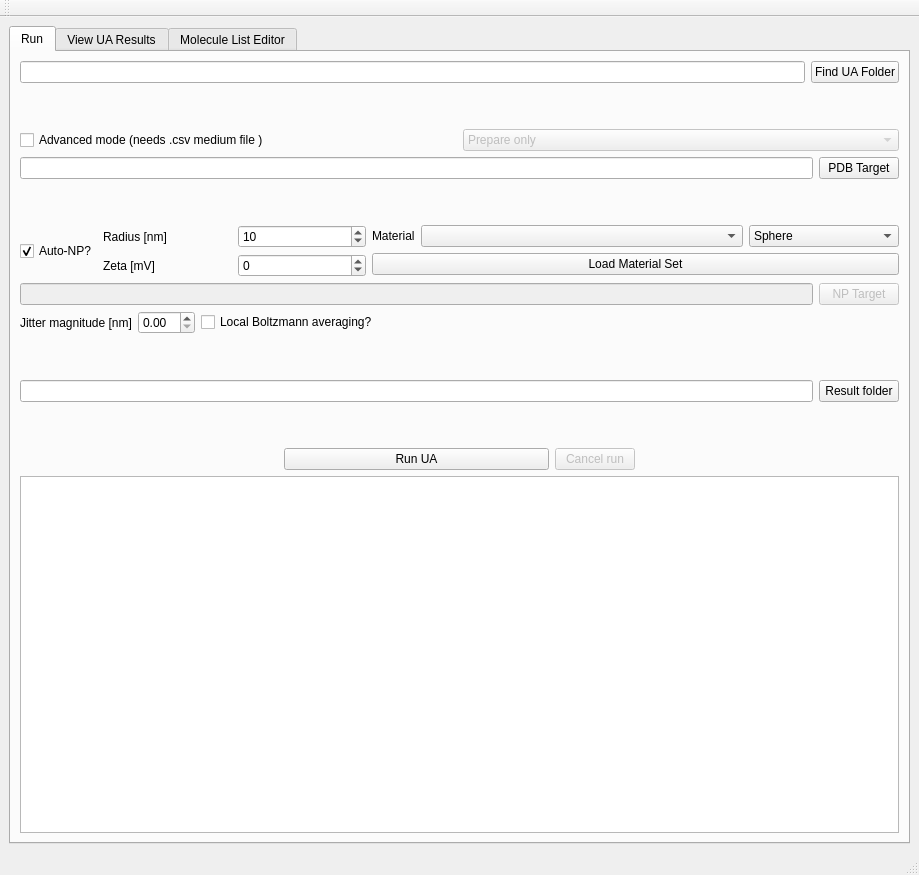
<?xml version="1.0" encoding="UTF-8"?>
<ui version="4.0">
 <class>MainWindow</class>
 <widget class="QMainWindow" name="MainWindow">
  <property name="geometry">
   <rect>
    <x>0</x>
    <y>0</y>
    <width>919</width>
    <height>875</height>
   </rect>
  </property>
  <property name="windowTitle">
   <string>UAQuickRun</string>
  </property>
  <widget class="QWidget" name="centralwidget">
   <layout class="QGridLayout" name="gridLayout_6">
    <item row="0" column="0">
     <layout class="QGridLayout" name="gridLayout">
      <item row="1" column="0">
       <widget class="QTabWidget" name="tabWidget">
        <property name="currentIndex">
         <number>0</number>
        </property>
        <widget class="QWidget" name="tab">
         <attribute name="title">
          <string>Run</string>
         </attribute>
         <layout class="QGridLayout" name="gridLayout_3">
          <item row="0" column="0">
           <layout class="QVBoxLayout" name="verticalLayout_2">
            <item>
             <layout class="QHBoxLayout" name="horizontalLayout">
              <item>
               <widget class="QLineEdit" name="uaFolderBox">
                <property name="text">
                 <string/>
                </property>
               </widget>
              </item>
              <item>
               <widget class="QPushButton" name="findUAButton">
                <property name="text">
                 <string>Find UA Folder</string>
                </property>
               </widget>
              </item>
             </layout>
            </item>
            <item>
             <spacer name="verticalSpacer_5">
              <property name="orientation">
               <enum>Qt::Vertical</enum>
              </property>
              <property name="sizeType">
               <enum>QSizePolicy::Fixed</enum>
              </property>
              <property name="sizeHint" stdset="0">
               <size>
                <width>20</width>
                <height>40</height>
               </size>
              </property>
             </spacer>
            </item>
            <item>
             <layout class="QHBoxLayout" name="horizontalLayout_14"/>
            </item>
            <item>
             <layout class="QHBoxLayout" name="horizontalLayout_15">
              <item>
               <widget class="QCheckBox" name="npcpModeBox">
                <property name="text">
                 <string>Advanced mode (needs .csv medium file )</string>
                </property>
               </widget>
              </item>
              <item>
               <widget class="QComboBox" name="npcpModeOptions">
                <property name="enabled">
                 <bool>false</bool>
                </property>
                <item>
                 <property name="text">
                  <string>Prepare only</string>
                 </property>
                </item>
                <item>
                 <property name="text">
                  <string>Prepare + UA</string>
                 </property>
                </item>
                <item>
                 <property name="text">
                  <string>Prepare + UA + BCP</string>
                 </property>
                </item>
                <item>
                 <property name="text">
                  <string>Prepare + UA + BCP + KMC</string>
                 </property>
                </item>
               </widget>
              </item>
             </layout>
            </item>
            <item>
             <layout class="QHBoxLayout" name="horizontalLayout_2">
              <item>
               <widget class="QLineEdit" name="pdbTargetLine"/>
              </item>
              <item>
               <widget class="QPushButton" name="pdbTargetButton">
                <property name="sizePolicy">
                 <sizepolicy hsizetype="Preferred" vsizetype="Fixed">
                  <horstretch>0</horstretch>
                  <verstretch>0</verstretch>
                 </sizepolicy>
                </property>
                <property name="text">
                 <string>PDB Target</string>
                </property>
               </widget>
              </item>
             </layout>
            </item>
            <item>
             <spacer name="verticalSpacer_4">
              <property name="orientation">
               <enum>Qt::Vertical</enum>
              </property>
              <property name="sizeType">
               <enum>QSizePolicy::Fixed</enum>
              </property>
              <property name="sizeHint" stdset="0">
               <size>
                <width>20</width>
                <height>40</height>
               </size>
              </property>
             </spacer>
            </item>
            <item>
             <layout class="QHBoxLayout" name="horizontalLayout_4" stretch="0,1,2">
              <item>
               <widget class="QCheckBox" name="autoNPBox">
                <property name="maximumSize">
                 <size>
                  <width>500</width>
                  <height>16777215</height>
                 </size>
                </property>
                <property name="text">
                 <string>Auto-NP?</string>
                </property>
                <property name="checked">
                 <bool>true</bool>
                </property>
               </widget>
              </item>
              <item>
               <layout class="QGridLayout" name="gridLayout_2">
                <item row="1" column="1">
                 <widget class="QSpinBox" name="zetaSpinBox">
                  <property name="minimum">
                   <number>-50</number>
                  </property>
                  <property name="maximum">
                   <number>50</number>
                  </property>
                 </widget>
                </item>
                <item row="0" column="0">
                 <widget class="QLabel" name="label">
                  <property name="text">
                   <string>Radius [nm]</string>
                  </property>
                 </widget>
                </item>
                <item row="1" column="0">
                 <widget class="QLabel" name="label_2">
                  <property name="text">
                   <string>Zeta [mV]</string>
                  </property>
                 </widget>
                </item>
                <item row="0" column="1">
                 <widget class="QSpinBox" name="radiusSpinBox">
                  <property name="minimum">
                   <number>1</number>
                  </property>
                  <property name="maximum">
                   <number>500</number>
                  </property>
                  <property name="value">
                   <number>10</number>
                  </property>
                 </widget>
                </item>
               </layout>
              </item>
              <item>
               <layout class="QVBoxLayout" name="verticalLayout">
                <item>
                 <layout class="QHBoxLayout" name="horizontalLayout_3" stretch="0,2,1">
                  <item>
                   <widget class="QLabel" name="label_3">
                    <property name="maximumSize">
                     <size>
                      <width>80</width>
                      <height>16777215</height>
                     </size>
                    </property>
                    <property name="text">
                     <string>Material</string>
                    </property>
                   </widget>
                  </item>
                  <item>
                   <widget class="QComboBox" name="materialDropdown"/>
                  </item>
                  <item>
                   <layout class="QHBoxLayout" name="horizontalLayout_20">
                    <item>
                     <widget class="QComboBox" name="npTargetShapeOverride">
                      <property name="maximumSize">
                       <size>
                        <width>150</width>
                        <height>16777215</height>
                       </size>
                      </property>
                      <item>
                       <property name="text">
                        <string>Sphere</string>
                       </property>
                      </item>
                      <item>
                       <property name="text">
                        <string>Cylinder</string>
                       </property>
                      </item>
                      <item>
                       <property name="text">
                        <string>Cube</string>
                       </property>
                      </item>
                      <item>
                       <property name="text">
                        <string>SWCNT</string>
                       </property>
                      </item>
                      <item>
                       <property name="text">
                        <string>MWCNT</string>
                       </property>
                      </item>
                     </widget>
                    </item>
                   </layout>
                  </item>
                 </layout>
                </item>
                <item>
                 <widget class="QPushButton" name="loadMaterialButton">
                  <property name="text">
                   <string>Load Material Set</string>
                  </property>
                 </widget>
                </item>
               </layout>
              </item>
             </layout>
            </item>
            <item>
             <layout class="QHBoxLayout" name="horizontalLayout_5">
              <item>
               <widget class="QLineEdit" name="npTargetBox">
                <property name="enabled">
                 <bool>false</bool>
                </property>
               </widget>
              </item>
              <item>
               <widget class="QPushButton" name="npTargetButton">
                <property name="enabled">
                 <bool>false</bool>
                </property>
                <property name="text">
                 <string>NP Target</string>
                </property>
               </widget>
              </item>
             </layout>
            </item>
            <item>
             <layout class="QHBoxLayout" name="horizontalLayout_16">
              <item>
               <widget class="QLabel" name="label_14">
                <property name="text">
                 <string>Jitter magnitude [nm]</string>
                </property>
               </widget>
              </item>
              <item>
               <widget class="QDoubleSpinBox" name="jitterSpinBox">
                <property name="singleStep">
                 <double>0.010000000000000</double>
                </property>
               </widget>
              </item>
              <item>
               <widget class="QCheckBox" name="boltzModeCheckBox">
                <property name="text">
                 <string>Local Boltzmann averaging?</string>
                </property>
               </widget>
              </item>
              <item>
               <spacer name="horizontalSpacer_4">
                <property name="orientation">
                 <enum>Qt::Horizontal</enum>
                </property>
                <property name="sizeHint" stdset="0">
                 <size>
                  <width>40</width>
                  <height>20</height>
                 </size>
                </property>
               </spacer>
              </item>
             </layout>
            </item>
            <item>
             <spacer name="verticalSpacer_3">
              <property name="orientation">
               <enum>Qt::Vertical</enum>
              </property>
              <property name="sizeType">
               <enum>QSizePolicy::Fixed</enum>
              </property>
              <property name="sizeHint" stdset="0">
               <size>
                <width>20</width>
                <height>40</height>
               </size>
              </property>
             </spacer>
            </item>
            <item>
             <layout class="QHBoxLayout" name="horizontalLayout_6">
              <item>
               <widget class="QLineEdit" name="resultFolderBox"/>
              </item>
              <item>
               <widget class="QPushButton" name="resultFolderButton">
                <property name="text">
                 <string>Result folder</string>
                </property>
               </widget>
              </item>
             </layout>
            </item>
            <item>
             <spacer name="verticalSpacer">
              <property name="orientation">
               <enum>Qt::Vertical</enum>
              </property>
              <property name="sizeType">
               <enum>QSizePolicy::Fixed</enum>
              </property>
              <property name="sizeHint" stdset="0">
               <size>
                <width>20</width>
                <height>40</height>
               </size>
              </property>
             </spacer>
            </item>
            <item>
             <layout class="QHBoxLayout" name="horizontalLayout_7">
              <item>
               <spacer name="horizontalSpacer_2">
                <property name="orientation">
                 <enum>Qt::Horizontal</enum>
                </property>
                <property name="sizeHint" stdset="0">
                 <size>
                  <width>40</width>
                  <height>20</height>
                 </size>
                </property>
               </spacer>
              </item>
              <item>
               <widget class="QPushButton" name="runUAButton">
                <property name="sizePolicy">
                 <sizepolicy hsizetype="Expanding" vsizetype="Fixed">
                  <horstretch>0</horstretch>
                  <verstretch>0</verstretch>
                 </sizepolicy>
                </property>
                <property name="text">
                 <string>Run UA</string>
                </property>
               </widget>
              </item>
              <item>
               <widget class="QPushButton" name="cancelRunButton">
                <property name="enabled">
                 <bool>false</bool>
                </property>
                <property name="text">
                 <string>Cancel run</string>
                </property>
               </widget>
              </item>
              <item>
               <spacer name="horizontalSpacer">
                <property name="orientation">
                 <enum>Qt::Horizontal</enum>
                </property>
                <property name="sizeHint" stdset="0">
                 <size>
                  <width>40</width>
                  <height>20</height>
                 </size>
                </property>
               </spacer>
              </item>
             </layout>
            </item>
            <item>
             <widget class="QPlainTextEdit" name="uaOutputBox">
              <property name="enabled">
               <bool>true</bool>
              </property>
              <property name="readOnly">
               <bool>true</bool>
              </property>
             </widget>
            </item>
           </layout>
          </item>
         </layout>
        </widget>
        <widget class="QWidget" name="tab_2">
         <attribute name="title">
          <string>View UA Results</string>
         </attribute>
         <layout class="QHBoxLayout" name="horizontalLayout_12">
          <item>
           <layout class="QVBoxLayout" name="verticalLayout_5">
            <item>
             <layout class="QHBoxLayout" name="horizontalLayout_9">
              <item>
               <widget class="QGraphicsView" name="heatmapView"/>
              </item>
              <item>
               <widget class="QGraphicsView" name="pdbView"/>
              </item>
             </layout>
            </item>
            <item>
             <layout class="QHBoxLayout" name="horizontalLayout_13">
              <item>
               <widget class="QGraphicsView" name="heatmapScaleBar">
                <property name="sizePolicy">
                 <sizepolicy hsizetype="Expanding" vsizetype="Fixed">
                  <horstretch>0</horstretch>
                  <verstretch>0</verstretch>
                 </sizepolicy>
                </property>
                <property name="maximumSize">
                 <size>
                  <width>16777215</width>
                  <height>50</height>
                 </size>
                </property>
               </widget>
              </item>
              <item>
               <widget class="QGraphicsView" name="pdbColourScaleBar">
                <property name="sizePolicy">
                 <sizepolicy hsizetype="Expanding" vsizetype="Fixed">
                  <horstretch>0</horstretch>
                  <verstretch>0</verstretch>
                 </sizepolicy>
                </property>
                <property name="maximumSize">
                 <size>
                  <width>16777215</width>
                  <height>50</height>
                 </size>
                </property>
               </widget>
              </item>
             </layout>
            </item>
            <item>
             <layout class="QHBoxLayout" name="horizontalLayout_10">
              <item>
               <layout class="QVBoxLayout" name="verticalLayout_3">
                <item>
                 <widget class="QLineEdit" name="loadUAMBox"/>
                </item>
                <item>
                 <widget class="QPushButton" name="loadUAMButton">
                  <property name="text">
                   <string>Load .uam</string>
                  </property>
                 </widget>
                </item>
               </layout>
              </item>
              <item>
               <layout class="QVBoxLayout" name="verticalLayout_4">
                <item>
                 <widget class="QLineEdit" name="loadPDBBox"/>
                </item>
                <item>
                 <widget class="QPushButton" name="loadPDBButton">
                  <property name="text">
                   <string>Load .pdb</string>
                  </property>
                 </widget>
                </item>
               </layout>
              </item>
             </layout>
            </item>
            <item>
             <layout class="QHBoxLayout" name="horizontalLayout_11">
              <item>
               <layout class="QGridLayout" name="gridLayout_5">
                <item row="0" column="0">
                 <widget class="QLabel" name="label_4">
                  <property name="text">
                   <string>phi</string>
                  </property>
                 </widget>
                </item>
                <item row="2" column="0">
                 <widget class="QLabel" name="label_9">
                  <property name="text">
                   <string>NP Radius</string>
                  </property>
                 </widget>
                </item>
                <item row="1" column="0">
                 <widget class="QLabel" name="label_5">
                  <property name="text">
                   <string>theta</string>
                  </property>
                 </widget>
                </item>
                <item row="0" column="1">
                 <widget class="QSpinBox" name="phiInputBox">
                  <property name="maximum">
                   <number>360</number>
                  </property>
                 </widget>
                </item>
                <item row="1" column="1">
                 <widget class="QSpinBox" name="thetaInputBox">
                  <property name="maximum">
                   <number>180</number>
                  </property>
                 </widget>
                </item>
                <item row="2" column="1">
                 <widget class="QSpinBox" name="npViewRadius">
                  <property name="minimum">
                   <number>1</number>
                  </property>
                  <property name="maximum">
                   <number>999</number>
                  </property>
                  <property name="value">
                   <number>5</number>
                  </property>
                 </widget>
                </item>
                <item row="3" column="1">
                 <widget class="QDial" name="omegaDial">
                  <property name="maximum">
                   <number>360</number>
                  </property>
                  <property name="wrapping">
                   <bool>true</bool>
                  </property>
                  <property name="notchesVisible">
                   <bool>true</bool>
                  </property>
                 </widget>
                </item>
                <item row="3" column="0">
                 <widget class="QLabel" name="label_10">
                  <property name="text">
                   <string>Rotate view</string>
                  </property>
                 </widget>
                </item>
               </layout>
              </item>
              <item>
               <layout class="QGridLayout" name="gridLayout_4">
                <item row="0" column="3">
                 <widget class="QLineEdit" name="energyOutBox">
                  <property name="acceptDrops">
                   <bool>false</bool>
                  </property>
                  <property name="readOnly">
                   <bool>true</bool>
                  </property>
                 </widget>
                </item>
                <item row="3" column="1">
                 <widget class="QPushButton" name="findMinEnergyButton">
                  <property name="text">
                   <string>Set to min. energy</string>
                  </property>
                 </widget>
                </item>
                <item row="3" column="2">
                 <widget class="QLabel" name="label_7">
                  <property name="text">
                   <string>EAds(simple)</string>
                  </property>
                 </widget>
                </item>
                <item row="3" column="3">
                 <widget class="QLineEdit" name="simpleOutBox">
                  <property name="acceptDrops">
                   <bool>false</bool>
                  </property>
                  <property name="readOnly">
                   <bool>true</bool>
                  </property>
                 </widget>
                </item>
                <item row="1" column="1">
                 <widget class="QPushButton" name="colourEnergy">
                  <property name="text">
                   <string>Colour by energy</string>
                  </property>
                 </widget>
                </item>
                <item row="0" column="4">
                 <widget class="QPushButton" name="loadBeadmapButton">
                  <property name="text">
                   <string>Reload CG bead data</string>
                  </property>
                 </widget>
                </item>
                <item row="4" column="1">
                 <widget class="QPushButton" name="findBoltzMinButton">
                  <property name="text">
                   <string>Set to Boltz minimum</string>
                  </property>
                 </widget>
                </item>
                <item row="1" column="3">
                 <widget class="QLineEdit" name="comDistOutBox">
                  <property name="readOnly">
                   <bool>true</bool>
                  </property>
                 </widget>
                </item>
                <item row="0" column="1">
                 <widget class="QPushButton" name="colourBoltz">
                  <property name="text">
                   <string>Colour by distance</string>
                  </property>
                 </widget>
                </item>
                <item row="4" column="3">
                 <widget class="QLineEdit" name="boltzOutBox">
                  <property name="acceptDrops">
                   <bool>false</bool>
                  </property>
                  <property name="readOnly">
                   <bool>true</bool>
                  </property>
                 </widget>
                </item>
                <item row="0" column="2">
                 <widget class="QLabel" name="label_6">
                  <property name="text">
                   <string>EAds(phi,theta)</string>
                  </property>
                 </widget>
                </item>
                <item row="4" column="2">
                 <widget class="QLabel" name="label_8">
                  <property name="text">
                   <string>EAds(Boltz)</string>
                  </property>
                 </widget>
                </item>
                <item row="1" column="2">
                 <widget class="QLabel" name="label_13">
                  <property name="text">
                   <string>COM-dist</string>
                  </property>
                 </widget>
                </item>
                <item row="1" column="4">
                 <layout class="QHBoxLayout" name="horizontalLayout_17">
                  <item>
                   <widget class="QCheckBox" name="showChargeBox">
                    <property name="text">
                     <string>Show charges</string>
                    </property>
                   </widget>
                  </item>
                  <item>
                   <widget class="QCheckBox" name="showCOMBox">
                    <property name="text">
                     <string>Show COMs</string>
                    </property>
                    <property name="checked">
                     <bool>true</bool>
                    </property>
                   </widget>
                  </item>
                 </layout>
                </item>
                <item row="3" column="4">
                 <layout class="QHBoxLayout" name="horizontalLayout_18">
                  <item>
                   <widget class="QLabel" name="label_12">
                    <property name="text">
                     <string>Opacity</string>
                    </property>
                   </widget>
                  </item>
                  <item>
                   <widget class="QSlider" name="opacitySlider">
                    <property name="maximum">
                     <number>255</number>
                    </property>
                    <property name="singleStep">
                     <number>1</number>
                    </property>
                    <property name="value">
                     <number>255</number>
                    </property>
                    <property name="orientation">
                     <enum>Qt::Horizontal</enum>
                    </property>
                   </widget>
                  </item>
                 </layout>
                </item>
                <item row="4" column="4">
                 <layout class="QHBoxLayout" name="horizontalLayout_19">
                  <item>
                   <widget class="QLabel" name="label_15">
                    <property name="text">
                     <string>NPShape</string>
                    </property>
                   </widget>
                  </item>
                  <item>
                   <widget class="QComboBox" name="npShapeBox">
                    <item>
                     <property name="text">
                      <string>Sphere</string>
                     </property>
                    </item>
                    <item>
                     <property name="text">
                      <string>Cylinder</string>
                     </property>
                    </item>
                    <item>
                     <property name="text">
                      <string>Cube</string>
                     </property>
                    </item>
                   </widget>
                  </item>
                 </layout>
                </item>
               </layout>
              </item>
             </layout>
            </item>
           </layout>
          </item>
         </layout>
        </widget>
        <widget class="QWidget" name="tab_3">
         <attribute name="title">
          <string>Molecule List Editor</string>
         </attribute>
         <layout class="QGridLayout" name="gridLayout_7">
          <item row="0" column="0">
           <widget class="QTableWidget" name="mediumEditTable">
            <property name="contextMenuPolicy">
             <enum>Qt::CustomContextMenu</enum>
            </property>
            <attribute name="horizontalHeaderDefaultSectionSize">
             <number>400</number>
            </attribute>
            <attribute name="horizontalHeaderStretchLastSection">
             <bool>true</bool>
            </attribute>
            <column>
             <property name="text">
              <string>MoleculeID</string>
             </property>
            </column>
            <column>
             <property name="text">
              <string>Concentration [mol/L]</string>
             </property>
            </column>
           </widget>
          </item>
          <item row="1" column="0">
           <layout class="QHBoxLayout" name="horizontalLayout_8">
            <item>
             <widget class="QLabel" name="label_11">
              <property name="text">
               <string>File locations: all_proteins/*.pdb</string>
              </property>
             </widget>
            </item>
            <item>
             <widget class="QPushButton" name="checkStructureButton">
              <property name="text">
               <string>Check Structures</string>
              </property>
             </widget>
            </item>
            <item>
             <spacer name="horizontalSpacer_3">
              <property name="orientation">
               <enum>Qt::Horizontal</enum>
              </property>
              <property name="sizeHint" stdset="0">
               <size>
                <width>40</width>
                <height>20</height>
               </size>
              </property>
             </spacer>
            </item>
            <item>
             <widget class="QPushButton" name="mediumNewButton">
              <property name="text">
               <string>New</string>
              </property>
             </widget>
            </item>
            <item>
             <widget class="QPushButton" name="mediumLoadButton">
              <property name="text">
               <string>Load</string>
              </property>
             </widget>
            </item>
            <item>
             <widget class="QPushButton" name="mediumSaveButton">
              <property name="text">
               <string>Save</string>
              </property>
             </widget>
            </item>
           </layout>
          </item>
         </layout>
        </widget>
       </widget>
      </item>
     </layout>
    </item>
   </layout>
  </widget>
  <widget class="QMenuBar" name="menubar">
   <property name="geometry">
    <rect>
     <x>0</x>
     <y>0</y>
     <width>919</width>
     <height>22</height>
    </rect>
   </property>
  </widget>
  <widget class="QStatusBar" name="statusbar"/>
  <widget class="QToolBar" name="toolBar">
   <property name="windowTitle">
    <string>toolBar</string>
   </property>
   <attribute name="toolBarArea">
    <enum>TopToolBarArea</enum>
   </attribute>
   <attribute name="toolBarBreak">
    <bool>false</bool>
   </attribute>
  </widget>
 </widget>
 <resources/>
 <connections/>
</ui>
